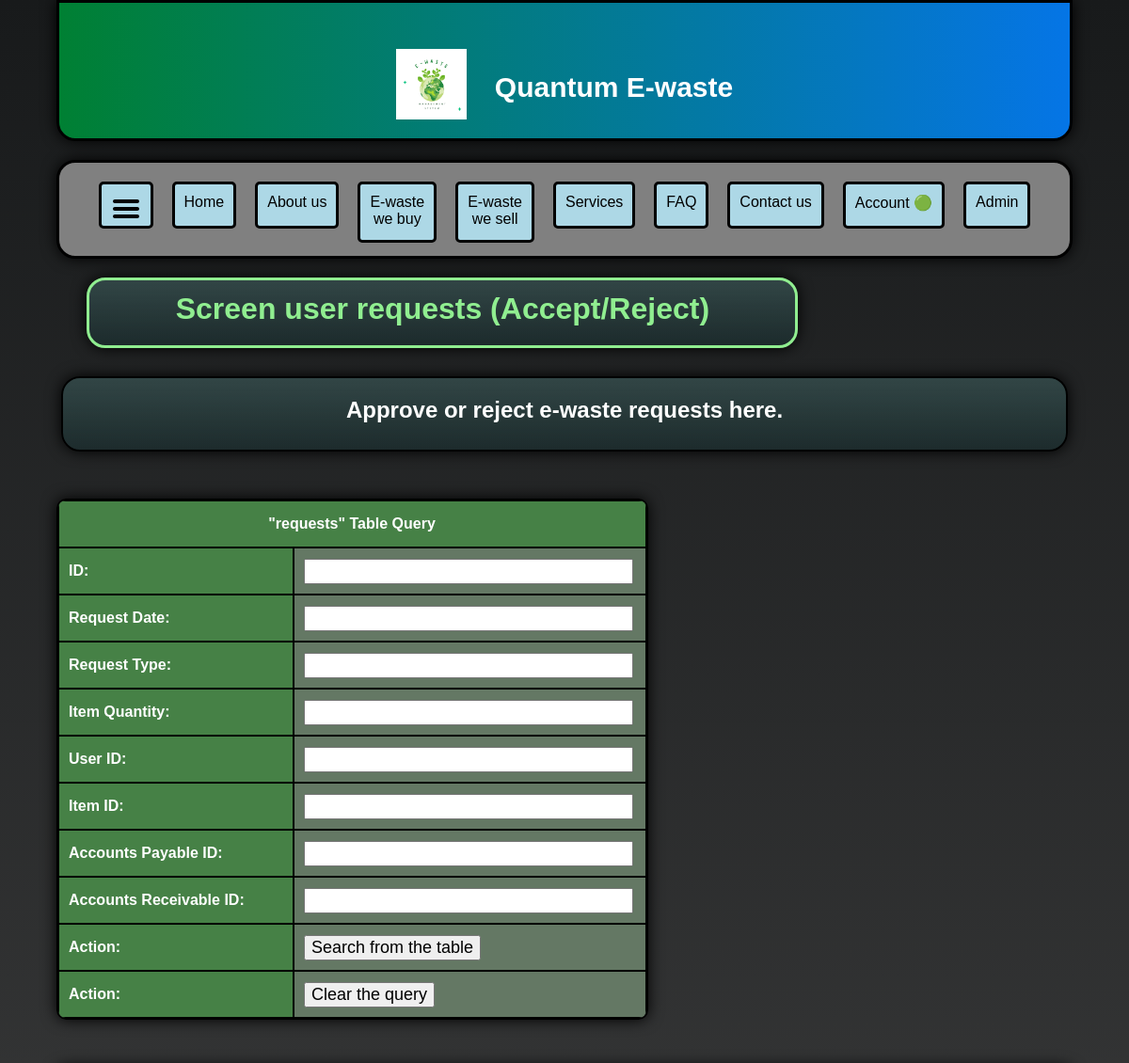
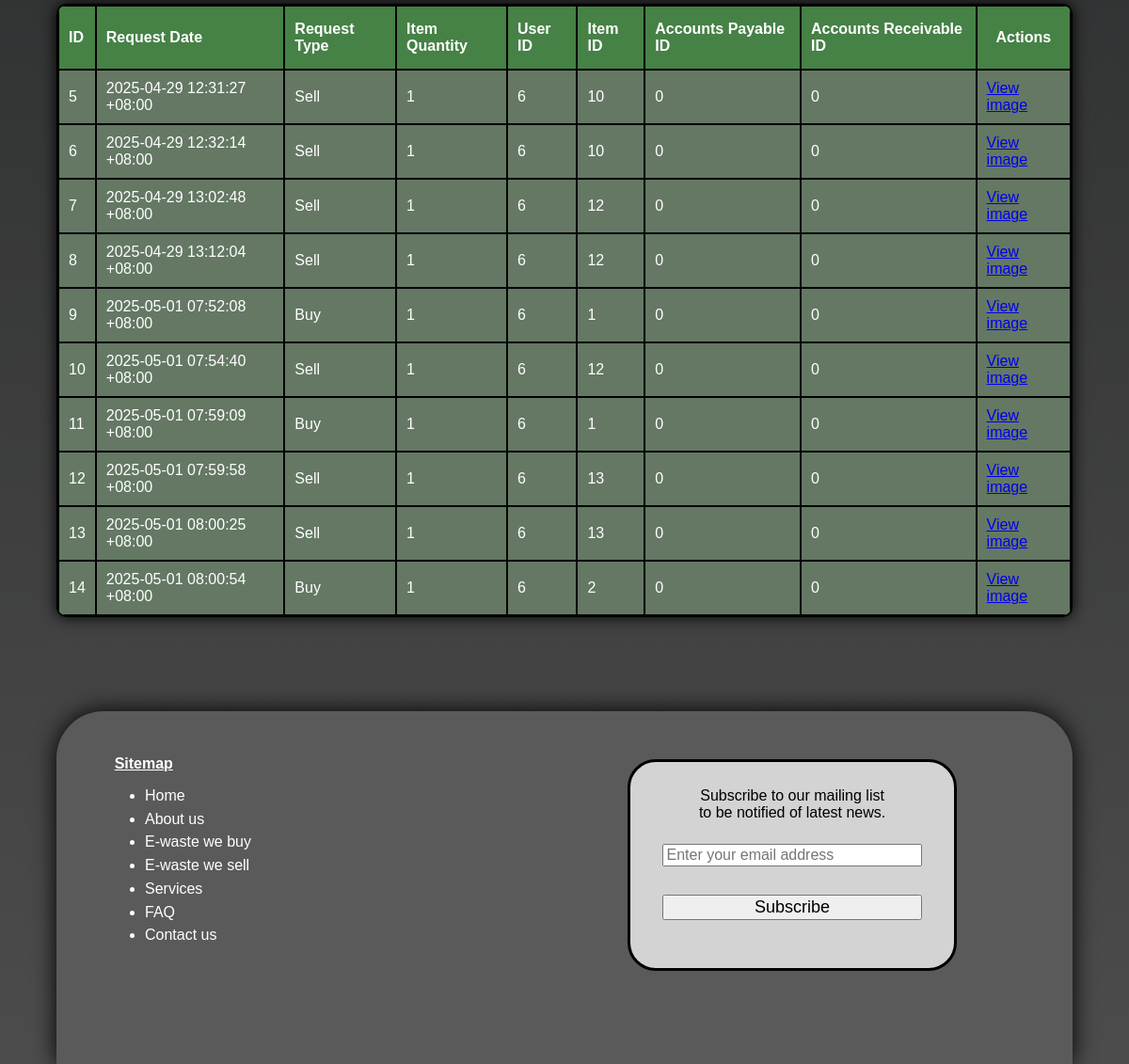
The app's page /admin/e-waste-requests.php (signed in) with its own data (2 pictures, top to bottom).
### tables this page shows
CREATE TABLE `requests` (
  `request_id` int(11) NOT NULL,
  `request_date` varchar(300) NOT NULL,
  `request_type` varchar(300) NOT NULL,
  `request_item_name` varchar(300) NOT NULL,
  `item_quantity` int(11) NOT NULL,
  `request_status` varchar(300) NOT NULL,
  `picture_id` varchar(300) NOT NULL,
  `user_id` int(11) NOT NULL,
  `item_id` int(11) NOT NULL,
  `accounts_payable_id` int(11) NOT NULL,
  `accounts_receivable_id` int(11) NOT NULL
);

### admin/e-waste-requests.php (the view, shortened to what this page needs)
<?php
include '../php/connection.php';
@$user_id = $_SESSION['user_id'];
if ($user_id != null) {
    $result = $connection->query("SELECT is_admin FROM users WHERE user_id = $user_id");
    while ($row = $result->fetch_assoc()) {
        $is_admin = (int) $row['is_admin'];
    }
}
?>
<!DOCTYPE html>
<html lang="en">
<head>
    <link href="../css/styles.css" rel="stylesheet">
    <link href="../css/navigation-bar-buttons.css" rel="stylesheet">
    <link href="../css/dropdown-menu.css" rel="stylesheet">
    <link href="../css/e-waste-requests.css" rel="stylesheet">
    <link href="../css/styles-cp-mobile.css" rel="stylesheet">
    <link href="../css/side-navigation-menu.css" rel="stylesheet">
</head>
<body>
    <div id="basket">
        <div id="header" class="website-title">
            <div class="title-and-image-container">
                <div class="title-and-image-content">
                    <img class="header-image" src="../images/logo-image.png" alt="Greening planet earth." title="Greening planet earth.">
                </div>
                <div class="title-and-image-content">
                    Quantum E-waste
                </div>
            </div>
        </div>
        <div id="menu-buttons">
            <div>
                <a class="black-hyperlink" href="javascript:void(0)" onclick="openNav()">
                    <div class="menu-button">
                        <img src="../images/Hamburger_icon.svg" alt="Hamburger button icon for side navigation menu." title="Hamburger button icon for side navigation menu.">
                    </div>
                </a>
            </div>
            <div>
                <a class="black-hyperlink" href="../index.php">
                    <div class="menu-button">
                        Home
                    </div>
                </a>
            </div>
            <div>
                <a class="black-hyperlink" href="../about-us.php">
                    <div class="menu-button">
                        About us
                    </div>
                </a>
            </div>
            <div>
                <a class="black-hyperlink" href="../e-waste/we-buy.php">
                    <div class="menu-button-2">
                        E-waste<br>we buy
                    </div>
                </a>
            </div>
            <div>
                <a class="black-hyperlink" href="../e-waste/we-sell.php">
                    <div class="menu-button-2">
                        E-waste<br>we sell
                    </div>
                </a>
            </div>
            <div>
                <a class="black-hyperlink" href="../services.php">
                    <div class="menu-button">
                        Services
                    </div>
                </a>
            </div>
            <div>
                <a class="black-hyperlink" href="../faq.php">
                    <div class="menu-button">
                        FAQ
                    </div>
                </a>
            </div>
            <div>
                <a class="black-hyperlink" href="../contact-us.php">
                    <div class="menu-button">
                        Contact us
                    </div>
                </a>
            </div>
            <div>
                <a class="black-hyperlink" href="javascript:void(0)">
                    <div class="dropdown">
                        <div class="menu-button">
                            <?php
                            if (isset($_SESSION['email_address'])) {
                                echo "Account &#128994;";
                            }
                            else {
                                echo "Account &#128308;";
                            }
                            ?>
                        </div>
                    </div>
                </a>
            </div>
            <?php
            if (@$is_admin == 1 || @$is_admin == 2) {
                $html = <<<HTML
                    <div>
                        <a class='black-hyperlink' href='../admin/index.php'>
                            <div class='menu-button'>
                                Admin
                            </div>
                        </a>
                    </div>
                HTML;
                echo $html;
            }
            ?>
        </div>
        <div class="page-title-banner-container">
            <div class="page-title-banner-content">Screen user requests (Accept/Reject)</div>
        </div>
        <div id="container-1-container">
            <div id="container-1-contents">
                <h2>Approve or reject e-waste requests here.</h2>
            </div>
        </div>
        <?php
        $request_id = isset($_SESSION['txtID']) ? $_SESSION['txtID'] : '';
        $request_date = isset($_SESSION['txtRequestDate']) ? $_SESSION['txtRequestDate'] : '';
        $request_type = isset($_SESSION['txtRequestType']) ? $_SESSION['txtRequestType'] : '';
        $item_quantity = isset($_SESSION['txtItemQuantity']) ? $_SESSION['txtItemQuantity'] : '';
        $user_id = isset($_SESSION['txtUserID']) ? $_SESSION['txtUserID'] : '';
        $item_id = isset($_SESSION['txtItemID']) ? $_SESSION['txtItemID'] : '';
        $accounts_payable_id = isset($_SESSION['txtAccountsPayableID']) ? $_SESSION['txtAccountsPayableID'] : '';
        $accounts_receivable_id = isset($_SESSION['txtAccountsReceivableID']) ? $_SESSION['txtAccountsReceivableID'] : '';
        ?>
        <div>
            <form action="index.php" method="post">
                <div class="query-table-content">
                    <table id="table-query">
                        <tr>
                            <th colspan="2" style="padding-left: 0; text-align: center;">
                                "requests" Table Query
                            </th>
                        </tr>
                        <tr>
                            <th>ID:</th>
                            <td><input type="text" name="txtID" value="<?php echo $request_id ?>"></td>
                        </tr>
                        <tr>
                            <th>Request Date:</th>
                            <td><input type="text" name="txtRequestDate" value="<?php echo $request_date ?>"></td>
                        </tr>
                        <tr>
                            <th>Request Type:</th>
                            <td><input type="text" name="txtRequestType" value="<?php echo $request_type ?>"></td>
                        </tr>
                        <tr>
                            <th>Item Quantity:</th>
                            <td><input type="text" name="txtItemQuantity" value="<?php echo $item_quantity ?>"></td>
                        </tr>
                        <tr>
                            <th>User ID:</th>
                            <td><input type="text" name="txtUserID" value="<?php $user_id ?>"></td>
                        </tr>
                        <tr>
                            <th>Item ID:</th>
                            <td><input type="text" name="txtItemID" value="<?php $item_id ?>"></td>
                        </tr>
                        <tr>
                            <th>Accounts Payable ID:</th>
                            <td><input type="text" name="txtAccountsPayableID" value="<?php $accounts_payable_id ?>"></td>
                        </tr>
                        <tr>
                            <th>Accounts Receivable ID:</th>
                            <td><input type="text" name="txtAccountsReceivableID" value="<?php $accounts_receivable_id ?>"></td>
                        </tr>
                        <tr>
                            <th>Action:</th>
                            <td><input type="submit" name="submit" value="Search from the table"></td>
                        </tr>
                        <tr>
                            <th>Action:</th>
                            <td><input type="submit" name="clear" value="Clear the query"></td>
                        </tr>
                    </table>
                </div>
            </form>
        </div>
        <div>
            <div class="requests-table">
                <?php
                include '../php/connection.php';
                $html = <<<HTML
                <table border=1>
                    <tr>
                        <th>ID</th>
                        <th>Request Date</th>
                        <th>Request Type</th>
                        <th>Item Quantity</th>
                        <th>User ID</th>
                        <th>Item ID</th>
                        <th>Accounts Payable ID</th>
                        <th>Accounts Receivable ID</th>
                        <th colspan="2" style="text-align: center;">Actions</th>
                    </tr>
                HTML;
                echo $html;
                $query_table_rows = "SELECT * FROM `requests` WHERE
                                    request_id LIKE '%$request_id%' AND
                                    request_date LIKE '%$request_date%' AND
                                    request_type LIKE '%$request_type%' AND
                                    item_quantity LIKE '%$item_quantity%' AND
                                    request_status = 'Pending' AND
                                    user_id LIKE '%$user_id%' AND
                                    item_id LIKE '%$item_id%' AND
                                    accounts_payable_id LIKE '%$accounts_payable_id%' AND
                                    accounts_receivable_id LIKE '%$accounts_receivable_id%'
                                    ORDER BY request_id ASC";
                $result_table_rows = mysqli_query($connection, $query_table_rows);
                while($row = mysqli_fetch_assoc($result_table_rows)) {
                    $html = <<<HTML
                    <tr>
                        <td>{$row['request_id']}</td>
                        <td>{$row['request_date']}</td>
                        <td>{$row['request_type']}</td>
                        <td>{$row['item_quantity']}</td>
                        <td>{$row['user_id']}</td>
                        <td>{$row['item_id']}</td>
                        <td>{$row['accounts_payable_id']}</td>
                        <td>{$row['accounts_receivable_id']}</td>
                        <td><a href="view/index.php?id={$row['request_id']}">View image</a></td>
                        <!-- <td><a href="approve/index.php?id={$row['request_id']}">Approve</a></td>
                        <td><a href="reject/index.php?id={$row['request_id']}">Reject</a></td> -->
                    </tr>
                    HTML;
                    echo $html;
                }
                echo '</table>';
                ?>
            </div>
        </div>
        <div id="footer-container" class="footer-text">
            <div id="footer-container-2">
                <p class="footer-text-2">Sitemap</p>
                <ul>
                    <a class="white-hyperlink" href="../index.php" class="white">
                        <li class="padding-bottom">Home</li>
                    </a>
                    <a class="white-hyperlink" href="../about-us.php" class="white">
                        <li class="padding-bottom">About us</li>
                    </a>
                    <a class="white-hyperlink" href="../e-waste/we-buy.php" class="white">
                        <li class="padding-bottom">E-waste we buy</li>
                    </a>
                    <a class="white-hyperlink" href="../e-waste/we-sell.php" class="white">
                        <li class="padding-bottom">E-waste we sell</li>
                    </a>
                    <a class="white-hyperlink" href="../services.php" class="white">
                        <li class="padding-bottom">Services</li>
                    </a>
                    <a class="white-hyperlink" href="../faq.php" class="white">
                        <li class="padding-bottom">FAQ</li>
                    </a>
                    <a class="white-hyperlink" href="../contact-us.php" class="white">
                        <li class="padding-bottom">Contact us</li>
                    </a>
                </ul>
            </div>
            <div id="footer-container-3">
                <p class="black-text">Subscribe to our mailing list<br>to be notified of latest news.</p>
                <div class="subscription-form">
                    <form action="" method="post">
                        <input type="email" name="email" placeholder="Enter your email address" class="subscribe-textbox" required>
                        <input type="submit" value="Subscribe" class="subscribe-button">
                    </form>
                </div>
            </div>
        </div>
    </div>
</body>
</html>

### records on screen
requests: request_id "5", request_date "2025-04-29 12:31:27 +08:00", request_type "Sell", item_quantity "1", user "6", item "10", accounts_payable "0", accounts_receivable "0"
requests: request_id "6", request_date "2025-04-29 12:32:14 +08:00", request_type "Sell", item_quantity "1", user "6", item "10", accounts_payable "0", accounts_receivable "0"
requests: request_id "7", request_date "2025-04-29 13:02:48 +08:00", request_type "Sell", item_quantity "1", user "6", item "12", accounts_payable "0", accounts_receivable "0"
requests: request_id "8", request_date "2025-04-29 13:12:04 +08:00", request_type "Sell", item_quantity "1", user "6", item "12", accounts_payable "0", accounts_receivable "0"
requests: request_id "9", request_date "2025-05-01 07:52:08 +08:00", request_type "Buy", item_quantity "1", user "6", item "1", accounts_payable "0", accounts_receivable "0"
requests: request_id "10", request_date "2025-05-01 07:54:40 +08:00", request_type "Sell", item_quantity "1", user "6", item "12", accounts_payable "0", accounts_receivable "0"
requests: request_id "11", request_date "2025-05-01 07:59:09 +08:00", request_type "Buy", item_quantity "1", user "6", item "1", accounts_payable "0", accounts_receivable "0"
requests: request_id "12", request_date "2025-05-01 07:59:58 +08:00", request_type "Sell", item_quantity "1", user "6", item "13", accounts_payable "0", accounts_receivable "0"
requests: request_id "13", request_date "2025-05-01 08:00:25 +08:00", request_type "Sell", item_quantity "1", user "6", item "13", accounts_payable "0", accounts_receivable "0"
requests: request_id "14", request_date "2025-05-01 08:00:54 +08:00", request_type "Buy", item_quantity "1", user "6", item "2", accounts_payable "0", accounts_receivable "0"
